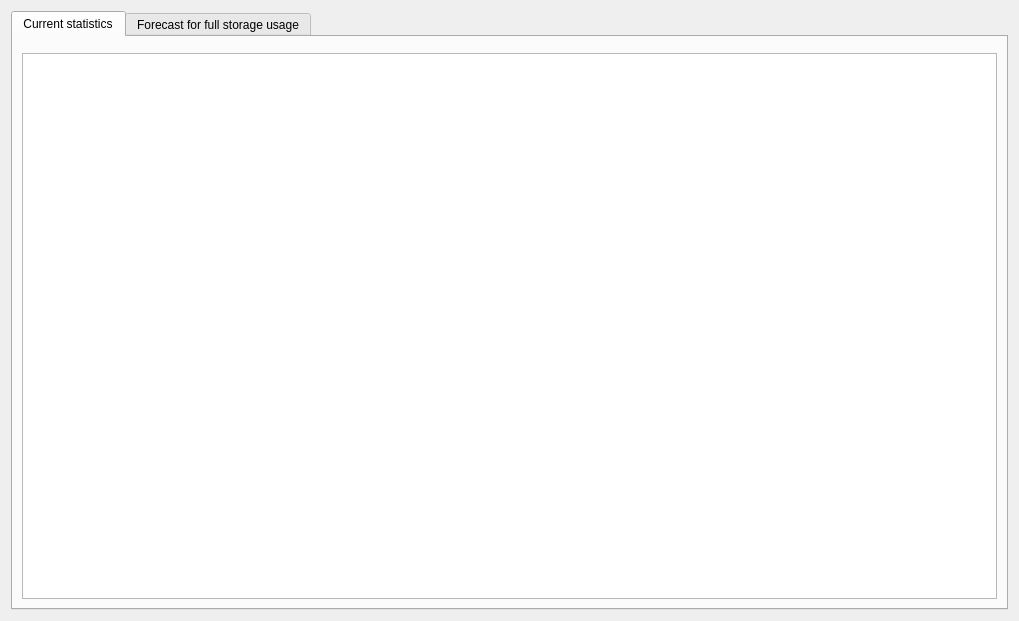
<?xml version="1.0" encoding="UTF-8"?>
<ui version="4.0">
 <class>StorageAnalyticsWidget</class>
 <widget class="QWidget" name="StorageAnalyticsWidget">
  <property name="geometry">
   <rect>
    <x>0</x>
    <y>0</y>
    <width>1019</width>
    <height>621</height>
   </rect>
  </property>
  <layout class="QVBoxLayout" name="verticalLayout" stretch="0">
   <item>
    <widget class="QStackedWidget" name="stackedWidget">
     <property name="currentIndex">
      <number>0</number>
     </property>
     <widget class="QWidget" name="gridPage">
      <layout class="QVBoxLayout" name="verticalLayout_5">
       <property name="leftMargin">
        <number>0</number>
       </property>
       <property name="topMargin">
        <number>0</number>
       </property>
       <property name="rightMargin">
        <number>0</number>
       </property>
       <property name="bottomMargin">
        <number>0</number>
       </property>
       <item>
        <widget class="QTabWidget" name="tabWidget">
         <property name="currentIndex">
          <number>0</number>
         </property>
         <property name="documentMode">
          <bool>false</bool>
         </property>
         <widget class="QWidget" name="statsTab">
          <attribute name="title">
           <string>Current statistics</string>
          </attribute>
          <layout class="QVBoxLayout" name="verticalLayout_4">
           <property name="topMargin">
            <number>16</number>
           </property>
           <item>
            <widget class="QnTableView" name="statsTable">
             <property name="mouseTracking">
              <bool>true</bool>
             </property>
             <property name="contextMenuPolicy">
              <enum>Qt::CustomContextMenu</enum>
             </property>
             <property name="lineWidth">
              <number>1</number>
             </property>
             <property name="midLineWidth">
              <number>1</number>
             </property>
             <property name="horizontalScrollBarPolicy">
              <enum>Qt::ScrollBarAlwaysOff</enum>
             </property>
             <property name="editTriggers">
              <set>QAbstractItemView::NoEditTriggers</set>
             </property>
             <property name="alternatingRowColors">
              <bool>false</bool>
             </property>
             <property name="selectionMode">
              <enum>QAbstractItemView::ExtendedSelection</enum>
             </property>
             <property name="selectionBehavior">
              <enum>QAbstractItemView::SelectRows</enum>
             </property>
             <property name="showGrid">
              <bool>false</bool>
             </property>
             <property name="sortingEnabled">
              <bool>true</bool>
             </property>
             <attribute name="verticalHeaderVisible">
              <bool>false</bool>
             </attribute>
             <attribute name="verticalHeaderShowSortIndicator" stdset="0">
              <bool>true</bool>
             </attribute>
             <attribute name="verticalHeaderStretchLastSection">
              <bool>false</bool>
             </attribute>
            </widget>
           </item>
          </layout>
         </widget>
         <widget class="QWidget" name="forecastTab">
          <attribute name="title">
           <string>Forecast for full storage usage</string>
          </attribute>
          <layout class="QVBoxLayout" name="verticalLayout_3" stretch="1,0">
           <property name="topMargin">
            <number>16</number>
           </property>
           <item>
            <widget class="QnTableView" name="forecastTable">
             <property name="mouseTracking">
              <bool>true</bool>
             </property>
             <property name="contextMenuPolicy">
              <enum>Qt::CustomContextMenu</enum>
             </property>
             <property name="lineWidth">
              <number>1</number>
             </property>
             <property name="midLineWidth">
              <number>1</number>
             </property>
             <property name="horizontalScrollBarPolicy">
              <enum>Qt::ScrollBarAlwaysOff</enum>
             </property>
             <property name="editTriggers">
              <set>QAbstractItemView::NoEditTriggers</set>
             </property>
             <property name="alternatingRowColors">
              <bool>false</bool>
             </property>
             <property name="selectionMode">
              <enum>QAbstractItemView::ExtendedSelection</enum>
             </property>
             <property name="selectionBehavior">
              <enum>QAbstractItemView::SelectRows</enum>
             </property>
             <property name="showGrid">
              <bool>false</bool>
             </property>
             <property name="sortingEnabled">
              <bool>true</bool>
             </property>
             <attribute name="verticalHeaderVisible">
              <bool>false</bool>
             </attribute>
             <attribute name="verticalHeaderShowSortIndicator" stdset="0">
              <bool>true</bool>
             </attribute>
             <attribute name="verticalHeaderStretchLastSection">
              <bool>false</bool>
             </attribute>
            </widget>
           </item>
           <item>
            <layout class="QHBoxLayout" name="horizontalLayout_3">
             <item>
              <widget class="QWidget" name="forecastControlWidget" native="true">
               <layout class="QGridLayout" name="gridLayout_2">
                <property name="leftMargin">
                 <number>0</number>
                </property>
                <property name="topMargin">
                 <number>0</number>
                </property>
                <property name="rightMargin">
                 <number>0</number>
                </property>
                <property name="bottomMargin">
                 <number>0</number>
                </property>
                <item row="2" column="2">
                 <widget class="QLabel" name="label_2">
                  <property name="minimumSize">
                   <size>
                    <width>64</width>
                    <height>0</height>
                   </size>
                  </property>
                  <property name="text">
                   <string>1 TB</string>
                  </property>
                  <property name="alignment">
                   <set>Qt::AlignLeading|Qt::AlignLeft|Qt::AlignVCenter</set>
                  </property>
                 </widget>
                </item>
                <item row="2" column="1">
                 <widget class="QLabel" name="label_3">
                  <property name="minimumSize">
                   <size>
                    <width>64</width>
                    <height>0</height>
                   </size>
                  </property>
                  <property name="text">
                   <string>0 TB</string>
                  </property>
                 </widget>
                </item>
                <item row="2" column="5">
                 <widget class="QLabel" name="label_4">
                  <property name="minimumSize">
                   <size>
                    <width>64</width>
                    <height>0</height>
                   </size>
                  </property>
                  <property name="text">
                   <string>1000 TB</string>
                  </property>
                  <property name="alignment">
                   <set>Qt::AlignRight|Qt::AlignTrailing|Qt::AlignVCenter</set>
                  </property>
                 </widget>
                </item>
                <item row="1" column="1" colspan="5">
                 <widget class="QSlider" name="extraSpaceSlider">
                  <property name="maximum">
                   <number>400</number>
                  </property>
                  <property name="pageStep">
                   <number>100</number>
                  </property>
                  <property name="orientation">
                   <enum>Qt::Horizontal</enum>
                  </property>
                  <property name="tickPosition">
                   <enum>QSlider::TicksBelow</enum>
                  </property>
                  <property name="tickInterval">
                   <number>100</number>
                  </property>
                 </widget>
                </item>
                <item row="2" column="4">
                 <widget class="QLabel" name="label_6">
                  <property name="minimumSize">
                   <size>
                    <width>64</width>
                    <height>0</height>
                   </size>
                  </property>
                  <property name="text">
                   <string>100 TB</string>
                  </property>
                  <property name="alignment">
                   <set>Qt::AlignRight|Qt::AlignTrailing|Qt::AlignVCenter</set>
                  </property>
                 </widget>
                </item>
                <item row="0" column="6" rowspan="3">
                 <widget class="QDoubleSpinBox" name="extraSizeSpinBox">
                  <property name="suffix">
                   <string> TB</string>
                  </property>
                  <property name="maximum">
                   <double>1000.000000000000000</double>
                  </property>
                 </widget>
                </item>
                <item row="2" column="3">
                 <widget class="QLabel" name="label_5">
                  <property name="minimumSize">
                   <size>
                    <width>64</width>
                    <height>0</height>
                   </size>
                  </property>
                  <property name="text">
                   <string>10 TB</string>
                  </property>
                  <property name="alignment">
                   <set>Qt::AlignCenter</set>
                  </property>
                 </widget>
                </item>
                <item row="0" column="0" rowspan="3">
                 <widget class="QLabel" name="label">
                  <property name="text">
                   <string>Additional storage:</string>
                  </property>
                 </widget>
                </item>
                <item row="0" column="2" colspan="2">
                 <spacer name="horizontalSpacer_3">
                  <property name="orientation">
                   <enum>Qt::Horizontal</enum>
                  </property>
                  <property name="sizeHint" stdset="0">
                   <size>
                    <width>40</width>
                    <height>16</height>
                   </size>
                  </property>
                 </spacer>
                </item>
               </layout>
              </widget>
             </item>
             <item>
              <spacer name="horizontalSpacer_2">
               <property name="orientation">
                <enum>Qt::Horizontal</enum>
               </property>
               <property name="sizeHint" stdset="0">
                <size>
                 <width>40</width>
                 <height>20</height>
                </size>
               </property>
              </spacer>
             </item>
            </layout>
           </item>
          </layout>
         </widget>
        </widget>
       </item>
      </layout>
     </widget>
     <widget class="QWidget" name="warnPage">
      <layout class="QVBoxLayout" name="verticalLayout_2">
       <item>
        <widget class="QLabel" name="warningLabel">
         <property name="text">
          <string>Servers is offline. Statistics is not available.</string>
         </property>
         <property name="alignment">
          <set>Qt::AlignCenter</set>
         </property>
        </widget>
       </item>
      </layout>
     </widget>
    </widget>
   </item>
  </layout>
 </widget>
 <customwidgets>
  <customwidget>
   <class>QnTableView</class>
   <extends>QTableView</extends>
   <header location="global">ui/widgets/common/table_view.h</header>
  </customwidget>
 </customwidgets>
 <resources/>
 <connections/>
</ui>
